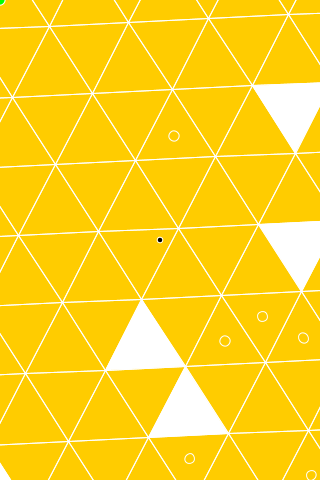
Frame 1 (no input)
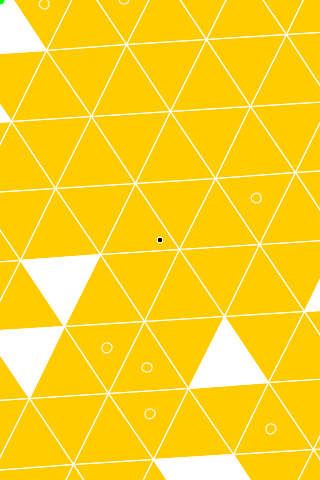
Frame 60 (the mouse pressed at the canvas centre just before this capture)
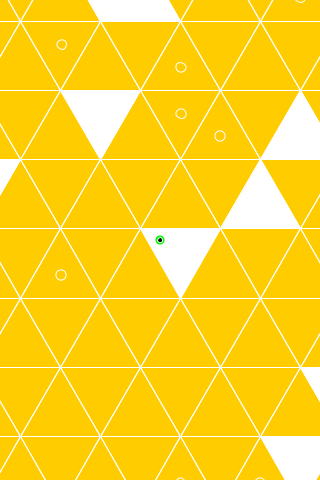
Frame 120 (the mouse held since frame 60 and released just before this capture)

The Processing sketch that drew these frames (run headless with seeded random() and noise(); from frame 60 on, the mouse is pressed at the canvas centre):

// Processing sketch: TrixelMatrix
// ── TrixelMatrix.pde
RotateTrixel rotrixel;

// DRAW
int wCount = 8;
int hCount = 7;
int rad = 80; //triangle radius
float mx, my; //mouse or object position middle;
float twothird = 2.0/3.0; //triangle use

//ENGINE
int rangeCentroid = 10; 

void setup() {
  size(320,480);
  rectMode( CENTER );
  rotrixel = new RotateTrixel();
}
void draw() {
  background(#FFCC00);
  pushMatrix();
  translate(width/2, height/2);
  float a = atan2(mouseY-height/2, mouseX-width/2);
  rotate(a);
  rotrixel.draw();
  popMatrix();

}

class RotateTrixel {
  GridTrixel gridtrixel;
  float r = 0.0; //rotation var
  float d; // distance mouse to center, mouse middle
  float speed = 1; //speed for rotation
  RotateTrixel() {
    gridtrixel = new GridTrixel(); 
  }
  
  void draw() {
    r = r + speed;  
    d = dist(width/2, height/2, mouseX, mouseY);
    mx = d*cos(radians(-r));
    my = d*sin(radians(-r));
  
    pushMatrix();
    rotate(radians(r));
    gridtrixel.draw();
    fill(0,255,0);
    ellipse(mx,my, 10, 10);
    popMatrix();
    fill(0);
    ellipse(0, 0, 5, 5);
  }
}

class GridTrixel {
  Trixel[] trixel;
  int n = 0;
  int count;
  int angleStart = 2;
  int angleEnd = 6;  
  GridTrixel() {
    count = wCount*hCount*(angleEnd-angleStart);
    trixel = new Trixel[count];
    for(int i=0; i < hCount; i++) {
      for(int j=0; j < wCount; j++) {
        for(int k=angleStart; k < angleEnd; k++) {
          trixel[n++] = new Trixel(j, i, rad, k);  
        }
      }
    }
    
  }
  
  void draw() {
    for (int i = 0; i < count; i++) {
      trixel[i].draw();
    }
  }
}



class Trixel {
  Triangle t;
  float x1, y1, x2, y2, x3, y3;
  float radius;
  int range;
  
  XY a,b,c;
  XY centroid;

  
  Trixel(float i, float j, float r, int inv) {
      radius = r;
      x1 = (i-(wCount-1)/2)*radius;      
      y1 = (j-(hCount-twothird)/2)*(radius + radius*twothird+5.25)+radius/2+5.25;
      
      float angle = (TWO_PI / 6) * inv;
      x2 = x1 + cos( angle ) * radius;
      y2 = y1 + sin( angle ) * radius;
      
      x3 = x1 + (cos(atan2(y2-y1,x2-x1)-PI/3) * dist(x1,y1,x2,y2));
      y3 = y1 + (sin(atan2(y2-y1,x2-x1)-PI/3) * dist(x1,y1,x2,y2));
      
      a = new XY(x1,y1);
      b = new XY(x2,y2);
      c = new XY(x3,y3);
      centroid = new XY(-1,-1);
      XY bc = new XY(b.x+(c.x-b.x)/2, b.y+(c.y-b.y)/2);
      centroid.set( int(a.x+(bc.x-a.x)*twothird) , int(a.y+(bc.y-a.y)*twothird) );
      t = new Triangle(x1,y1,x2,y2,x3,y3);
      //ENGINE
      
      range = int(random(rangeCentroid));

  }
    
  void draw() {
    
    if(checkCollision(mx,my,t)){
      fill(255);
      stroke(255);
    }
    else{
      noFill();
      stroke(255);
      
    }
    if(range == 0) {
      fill(255);  
    }
    
    
    t.drawTriangle();
    
    if(range == 1) {
      ellipse(centroid.x, centroid.y, 10, 10);
    }
  }


  boolean checkCollision(float x, float y, Triangle t) {
    float tArea,t1Area,t2Area,t3Area;
    tArea  = triangleArea(t.point1x, t.point1y, t.point3x, t.point3y, t.point2x, t.point2y);
    t1Area = triangleArea(x,y, t.point2x, t.point2y, t.point3x, t.point3y);
    t2Area = triangleArea(x,y, t.point3x, t.point3y, t.point1x, t.point1y);
    t3Area = triangleArea(x,y, t.point2x, t.point2y, t.point1x, t.point1y);    
    float totalArea = t1Area+t2Area+t3Area;
    return (totalArea == tArea);
  }
  
  float triangleArea(float p1, float p2, float p3, float p4, float p5, float p6) {
    float a,b,c,d;
    a = p1 - p5;
    b = p2 - p6;
    c = p3 - p5;
    d = p4 - p6;
    return (0.5* abs((a*d)-(b*c)));
  }
  
  
}

class Triangle {
  float point1x;
  float point1y;
  float point2x;
  float point2y;
  float point3x;
  float point3y;
  
  Triangle(float point1x,float point1y,float point2x,float point2y,float point3x,float point3y){
    this.point1x = point1x;
    this.point1y = point1y;
    this.point2x = point2x;
    this.point2y = point2y;
    this.point3x = point3x;
    this.point3y = point3y;        
  }
  
  void drawTriangle() {
    triangle(point1x, point1y, point2x, point2y, point3x, point3y);
  }
}


class XY
{
    float x, y;
    
    XY (float xx, float yy)
    {
        x=xx; 
        y=yy;
    }
    
    boolean inside (int xx, int yy)
    { 
        return (xx>x-5 && xx<x+5 && yy>y-5 && yy<y+5); 
    }
    
    void set ( int _x, int _y )
    {
        x=_x; 
        y=_y;
    }
}
